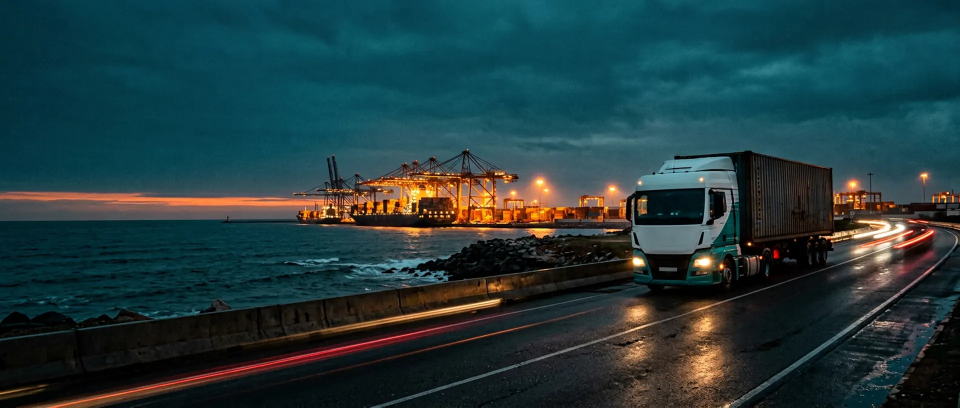
#> input picture src/img/hero/truck-dusk.webp, 1920 x 815 px (shown at 1/2 size)
$ python make-og-image.py
#> lines starting #> are read from the running program, lines starting #| are printed output that depends on the picture
#!/usr/bin/env python3
"""
Builds the social-share image (src/img/og-image.jpg, 1200x630) in the site's
design: dark teal background, the hero photo faded in on the right, the logo
on a white card, the headline in Bebas Neue and the service list in Inter.

    python3 scripts/make-og-image.py

Requires Pillow and fontTools (pip install Pillow fonttools brotli); the fonts
are converted from the site's own woff2 files, so nothing else is needed.
"""
import io
import sys
from pathlib import Path

try:
    from PIL import Image, ImageDraw, ImageFilter, ImageFont
    from fontTools.ttLib import TTFont
except ImportError:
    sys.exit("pip install Pillow fonttools brotli")

ROOT = Path(__file__).resolve().parent.parent
SRC = ROOT / "src"
W, H = 1200, 630
INK, INK2, TEAL, TEAL2, ORANGE, CREAM = (7, 20, 26), (12, 31, 39), (31, 111, 111), (47, 179, 166), (242, 107, 33), (244, 241, 234)


def font(woff2, size):
    """Load one of the site's woff2 fonts into Pillow (which needs TTF/OTF)."""
    f = TTFont(SRC / "fonts" / woff2)
    f.flavor = None
    buf = io.BytesIO()
    f.save(buf)
    buf.seek(0)
    return ImageFont.truetype(buf, size)


def main():
    img = Image.new("RGB", (W, H), INK)
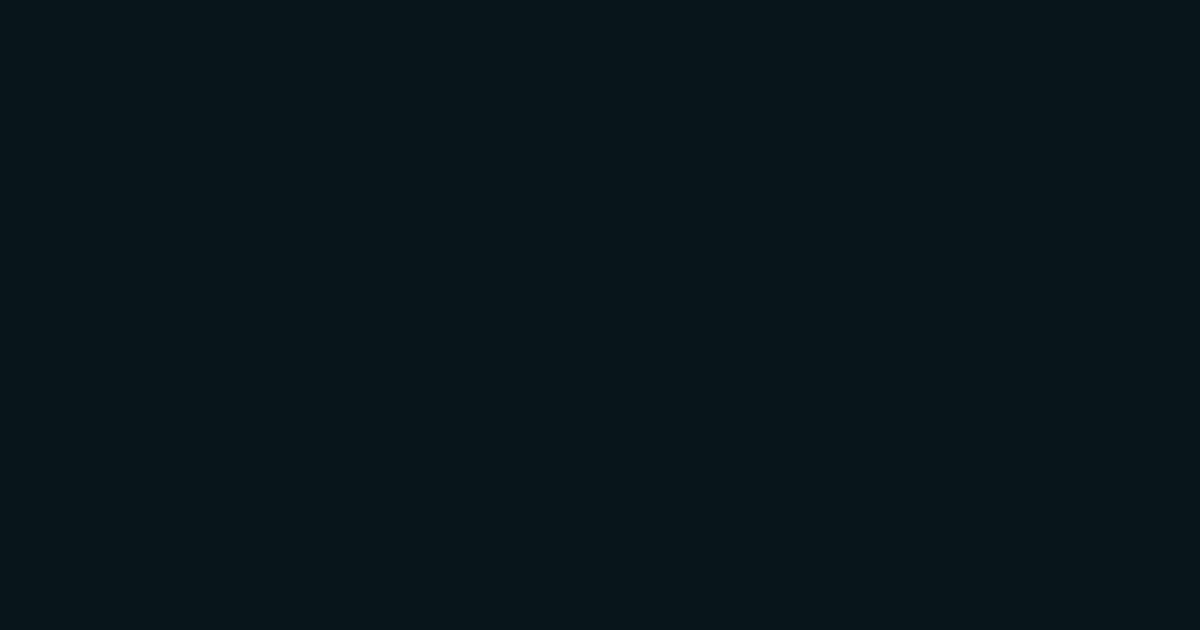
#> img: PIL image 1200x630 RGB; mean R, G, B 7, 20, 26
    # Soft teal glow top-left, subtle gradient to the right
    glow = Image.new("RGB", (W, H), INK)
    gd = ImageDraw.Draw(glow)
    gd.ellipse((-300, -250, 700, 550), fill=(18, 60, 70))
    glow = glow.filter(ImageFilter.GaussianBlur(160))
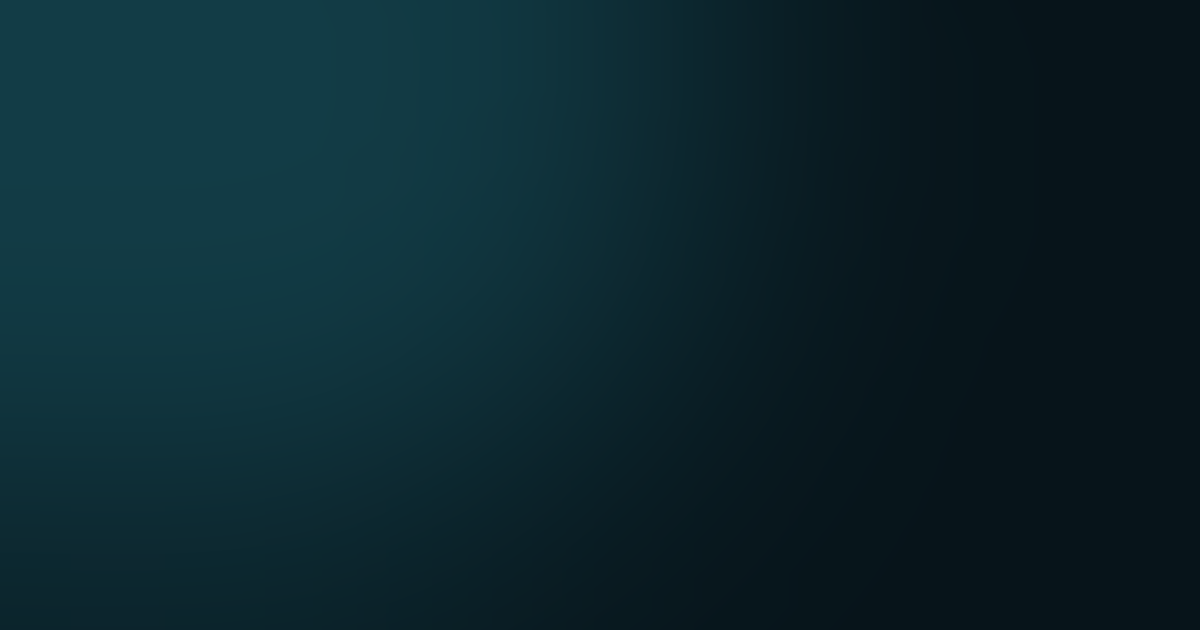
#> glow: PIL image 1200x630 RGB; mean R, G, B 11.8, 37.3, 45.1
    img = Image.blend(img, glow, 0.9)

    # Photo on the right, faded into the background
    photo = Image.open(SRC / "img" / "hero" / "truck-dusk.webp").convert("RGB")
#> photo is the input picture: PIL image 1920x815 RGB; mean R, G, B 33.9, 59, 62
    ph = H
    pw = int(photo.width * ph / photo.height)
#> pw = 1484
    photo = photo.resize((pw, ph), Image.LANCZOS)
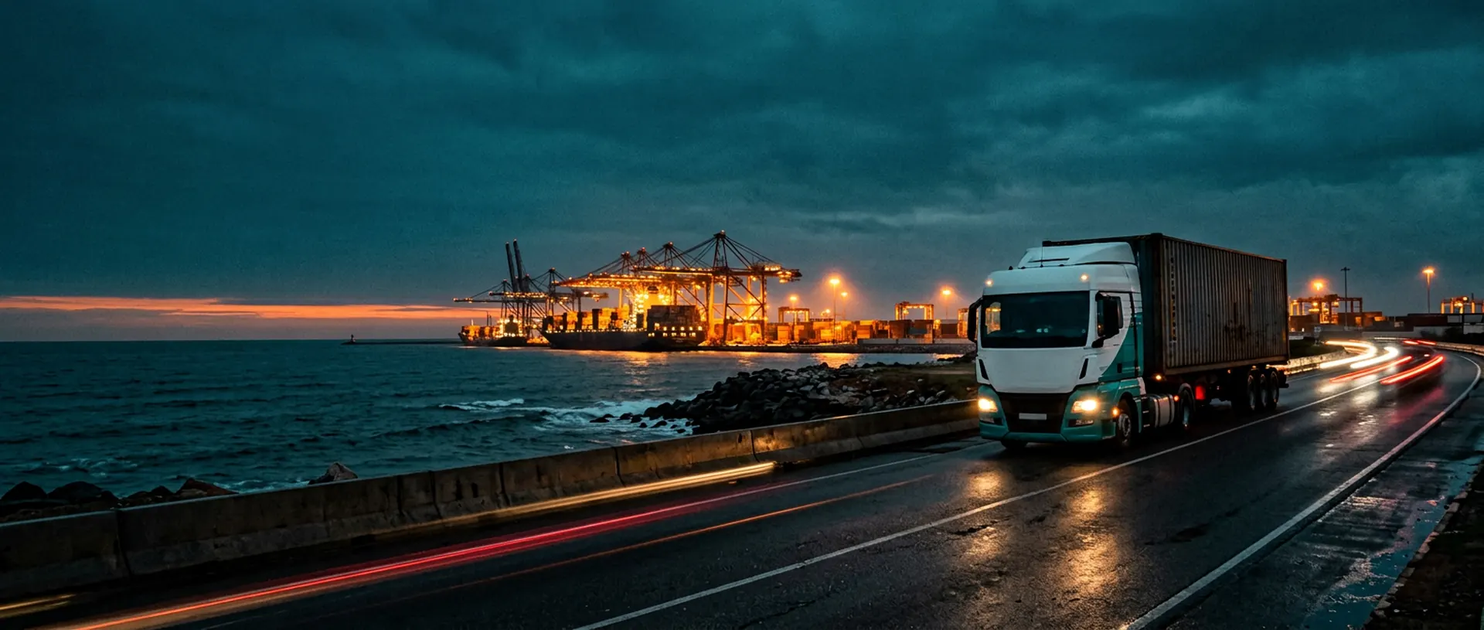
#> photo: PIL image 1484x630 RGB; mean R, G, B 33.9, 59, 62
    photo = photo.crop((pw - 760, 0, pw, ph))  # right-hand part: the truck
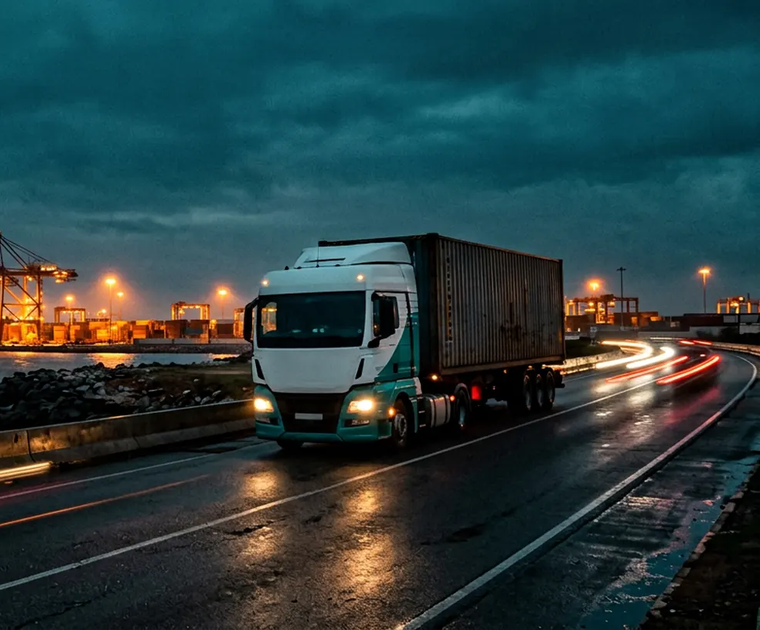
#> photo: PIL image 760x630 RGB; mean R, G, B 40.3, 62.8, 64.6
    mask = Image.linear_gradient("L").rotate(90, expand=True).resize((760, H))  # transparent on the left, opaque right
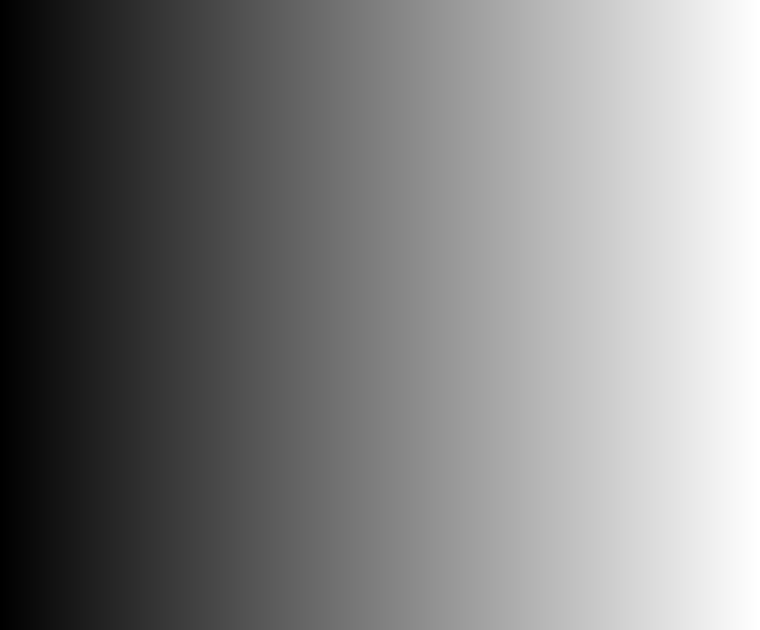
#> mask: PIL image 760x630 L; min 0, max 255, mean 127.5
    mask = mask.point(lambda v: int(min(255, max(0, (v - 40) * 1.3)) * 0.75))
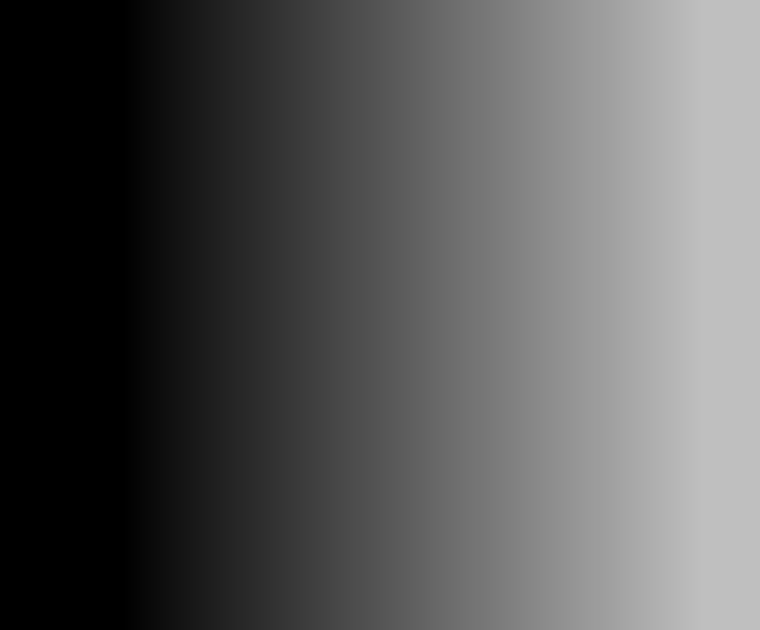
#> mask: PIL image 760x630 L; min 0, max 191, mean 87.3
    img.paste(photo, (W - 760, 0), mask)
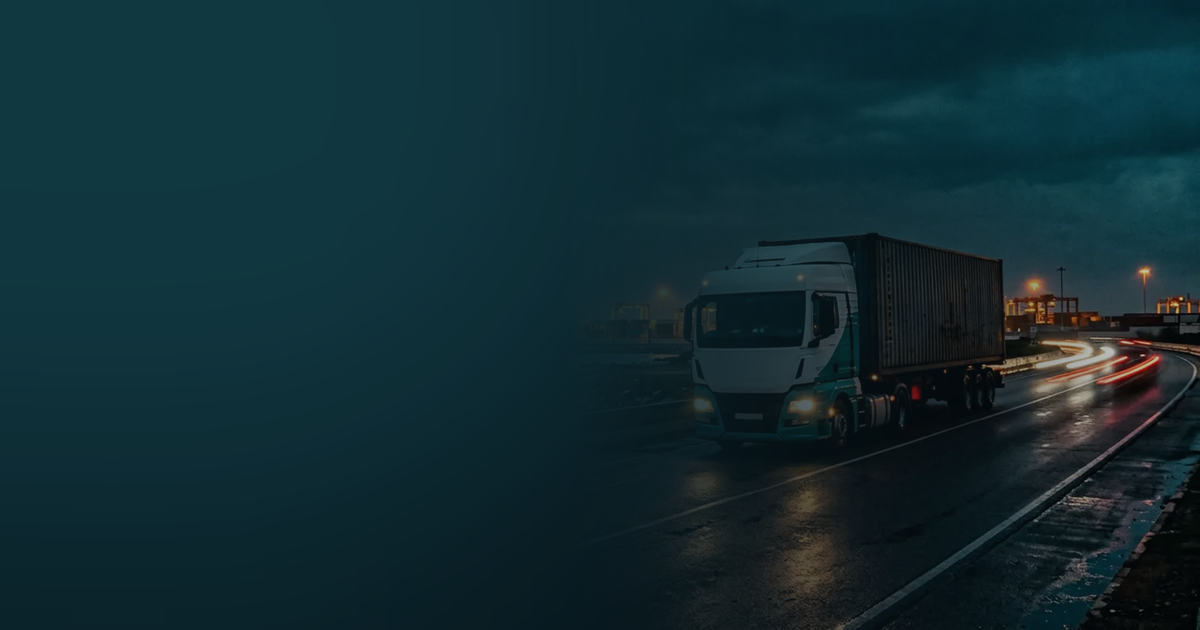
#> img: PIL image 1200x630 RGB; mean R, G, B 17.1, 43.5, 50.4
    # Darken the bottom so the text stays readable
    shade = Image.new("L", (W, H), 0)
#> shade: PIL image 1200x630 L; every value is 0
    sd = ImageDraw.Draw(shade)
    for y in range(H):
        sd.line((0, y, W, y), fill=int(140 * (y / H) ** 2))
    img.paste(Image.new("RGB", (W, H), INK), (0, 0), shade)

    d = ImageDraw.Draw(img)
    # Orange accent bar
    d.rectangle((0, 0, 14, H), fill=ORANGE)

    # Logo on a white card
#> (the run stopped early here; a loop or call above may not have finished)

$ run again, with src/img/hero/construction-960.webp copied over src/img/hero/truck-dusk.webp
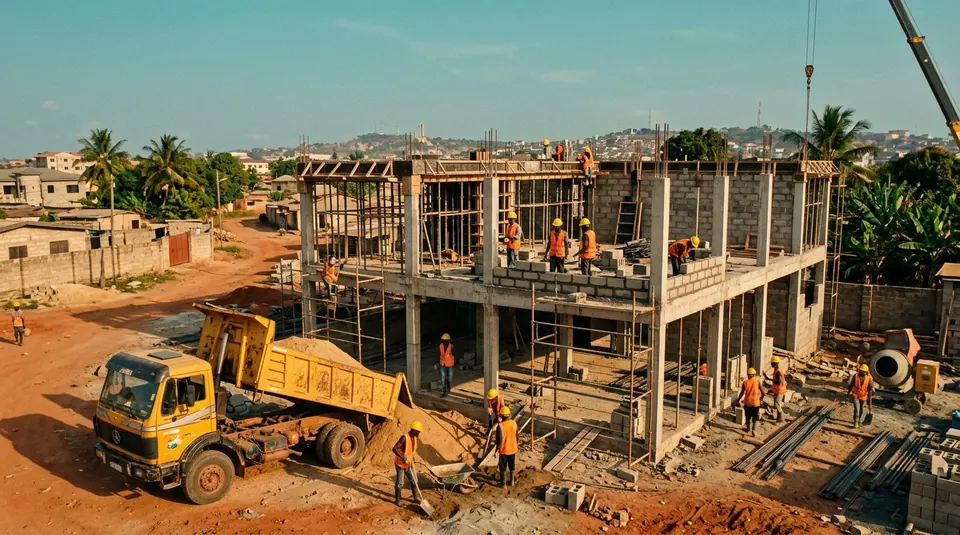
#> input picture src/img/hero/construction-960.webp, 960 x 535 px
#> in main, photo is the input picture: PIL image 960x535 RGB; mean R, G, B 125.2, 112.2, 84.7
#> in main, `photo = photo.crop((pw - 760, 0, pw, ph))`:
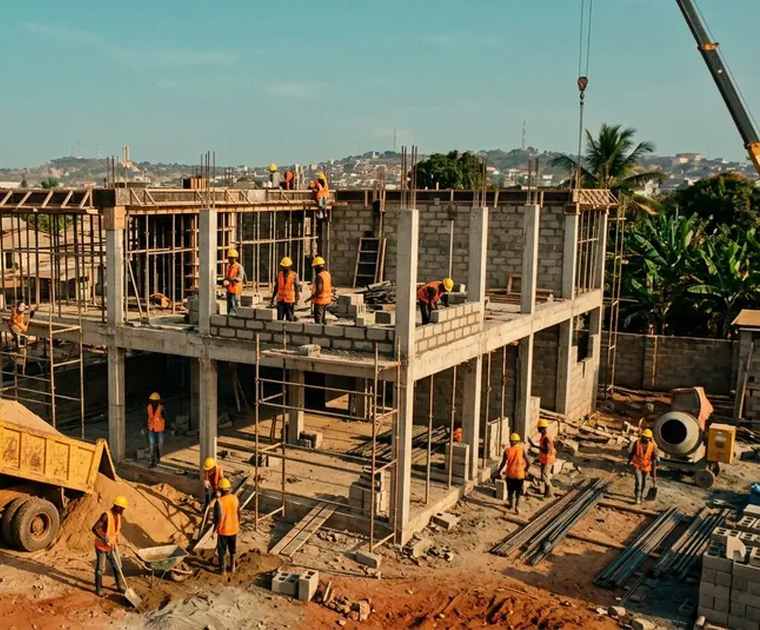
#> photo: PIL image 760x630 RGB; mean R, G, B 116.9, 107.4, 83.9
#> shade: PIL image 1200x630 L; every value is 0
#> in main, `img.paste(Image.new("RGB", (W, H), INK), (0, 0), shade)`:
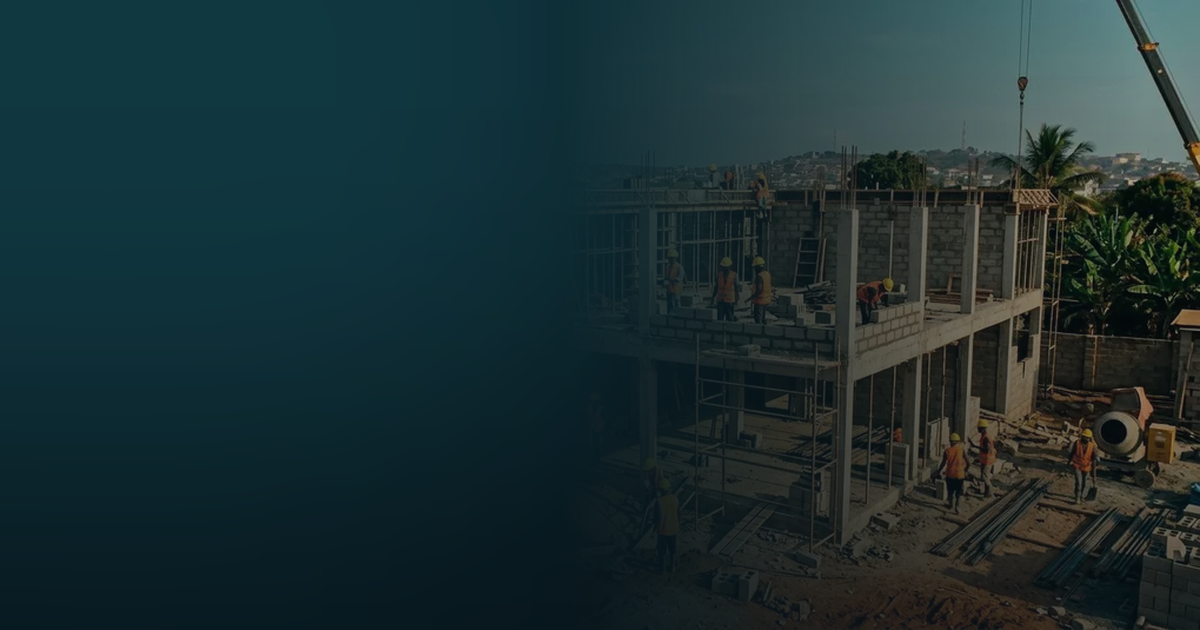
#> img: PIL image 1200x630 RGB; mean R, G, B 28.2, 48.2, 50.9

$ run again, with src/img/hero/container-yard-960.webp copied over src/img/hero/truck-dusk.webp
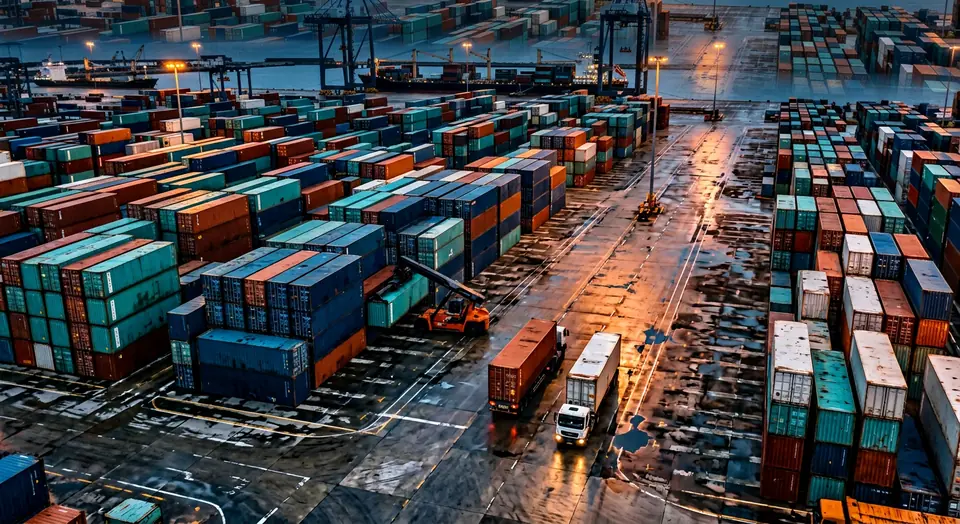
#> input picture src/img/hero/container-yard-960.webp, 960 x 524 px
#> in main, photo is the input picture: PIL image 960x524 RGB; mean R, G, B 69.7, 69, 71.5
#> in main, `photo = photo.crop((pw - 760, 0, pw, ph))`:
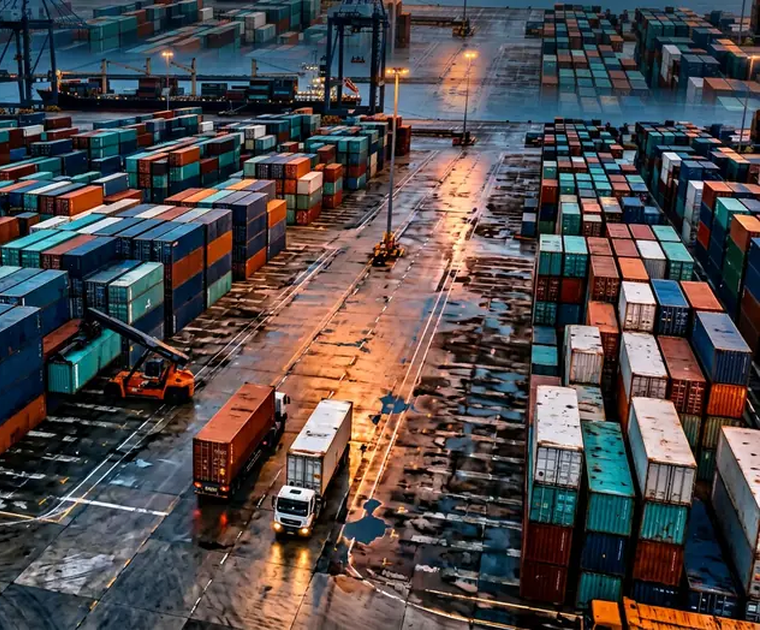
#> photo: PIL image 760x630 RGB; mean R, G, B 80.1, 73.8, 74.5
#> shade: PIL image 1200x630 L; every value is 0
#> in main, `img.paste(Image.new("RGB", (W, H), INK), (0, 0), shade)`:
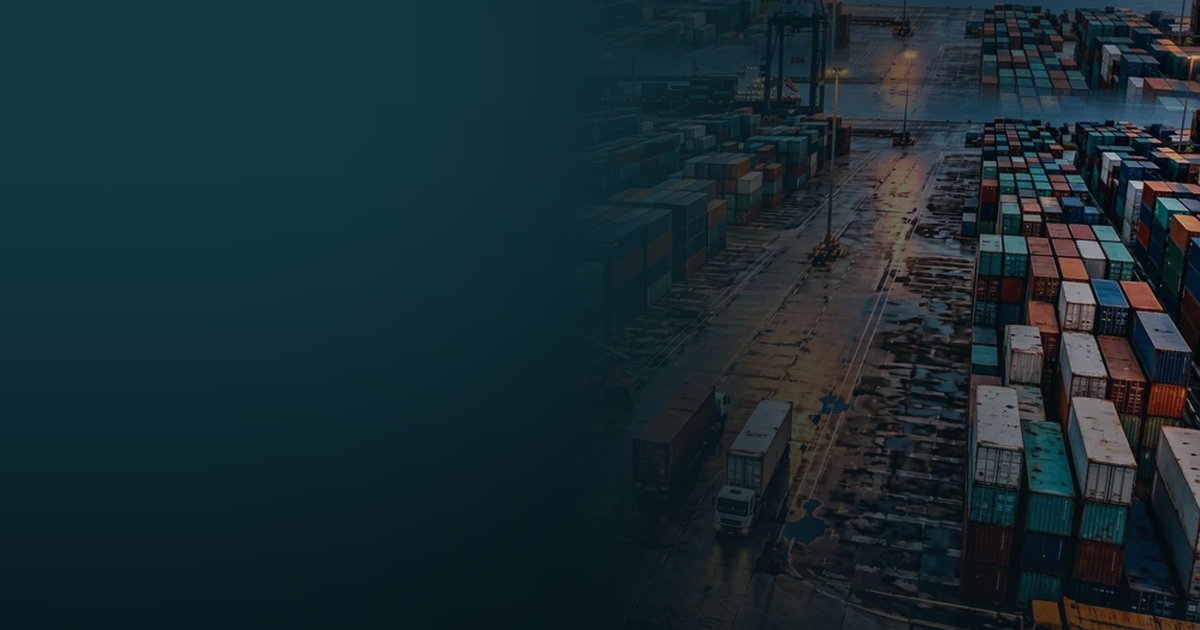
#> img: PIL image 1200x630 RGB; mean R, G, B 23.8, 42.9, 49.3
